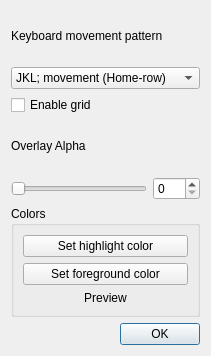
<?xml version="1.0" encoding="UTF-8"?>
<ui version="4.0">
 <class>ScreenOverlaySettings</class>
 <widget class="QDialog" name="ScreenOverlaySettings">
  <property name="geometry">
   <rect>
    <x>0</x>
    <y>0</y>
    <width>211</width>
    <height>356</height>
   </rect>
  </property>
  <property name="windowTitle">
   <string>Screen overlay settings</string>
  </property>
  <layout class="QVBoxLayout" name="verticalLayout">
   <item>
    <widget class="QLabel" name="label">
     <property name="text">
      <string>Keyboard movement pattern</string>
     </property>
    </widget>
   </item>
   <item>
    <widget class="QComboBox" name="movementPattern">
     <item>
      <property name="text">
       <string>JKL; movement (Home-row)</string>
      </property>
     </item>
     <item>
      <property name="text">
       <string>HJKL movement (Vim-like)</string>
      </property>
     </item>
     <item>
      <property name="text">
       <string>Arrow movement</string>
      </property>
     </item>
    </widget>
   </item>
   <item>
    <widget class="QCheckBox" name="gridBox">
     <property name="text">
      <string>Enable grid</string>
     </property>
    </widget>
   </item>
   <item>
    <widget class="QLabel" name="label_3">
     <property name="text">
      <string>Overlay Alpha</string>
     </property>
    </widget>
   </item>
   <item>
    <layout class="QHBoxLayout" name="horizontalLayout">
     <item>
      <widget class="QSlider" name="overlayAlphaSlider">
       <property name="maximum">
        <number>255</number>
       </property>
       <property name="orientation">
        <enum>Qt::Horizontal</enum>
       </property>
      </widget>
     </item>
     <item>
      <widget class="QSpinBox" name="overlayAlphaSpinner">
       <property name="maximum">
        <number>255</number>
       </property>
      </widget>
     </item>
    </layout>
   </item>
   <item>
    <widget class="QGroupBox" name="groupBox">
     <property name="title">
      <string>Colors</string>
     </property>
     <layout class="QVBoxLayout" name="verticalLayout_2">
      <item>
       <widget class="QPushButton" name="setHighlight">
        <property name="text">
         <string>Set highlight color</string>
        </property>
       </widget>
      </item>
      <item>
       <widget class="QPushButton" name="fgColor">
        <property name="text">
         <string>Set foreground color</string>
        </property>
       </widget>
      </item>
      <item>
       <widget class="QLabel" name="preview">
        <property name="text">
         <string>Preview</string>
        </property>
        <property name="alignment">
         <set>Qt::AlignCenter</set>
        </property>
       </widget>
      </item>
     </layout>
    </widget>
   </item>
   <item>
    <widget class="QDialogButtonBox" name="buttonBox">
     <property name="orientation">
      <enum>Qt::Horizontal</enum>
     </property>
     <property name="standardButtons">
      <set>QDialogButtonBox::Ok</set>
     </property>
    </widget>
   </item>
  </layout>
 </widget>
 <resources/>
 <connections>
  <connection>
   <sender>buttonBox</sender>
   <signal>accepted()</signal>
   <receiver>ScreenOverlaySettings</receiver>
   <slot>accept()</slot>
   <hints>
    <hint type="sourcelabel">
     <x>248</x>
     <y>254</y>
    </hint>
    <hint type="destinationlabel">
     <x>157</x>
     <y>274</y>
    </hint>
   </hints>
  </connection>
  <connection>
   <sender>buttonBox</sender>
   <signal>rejected()</signal>
   <receiver>ScreenOverlaySettings</receiver>
   <slot>reject()</slot>
   <hints>
    <hint type="sourcelabel">
     <x>316</x>
     <y>260</y>
    </hint>
    <hint type="destinationlabel">
     <x>286</x>
     <y>274</y>
    </hint>
   </hints>
  </connection>
 </connections>
</ui>
